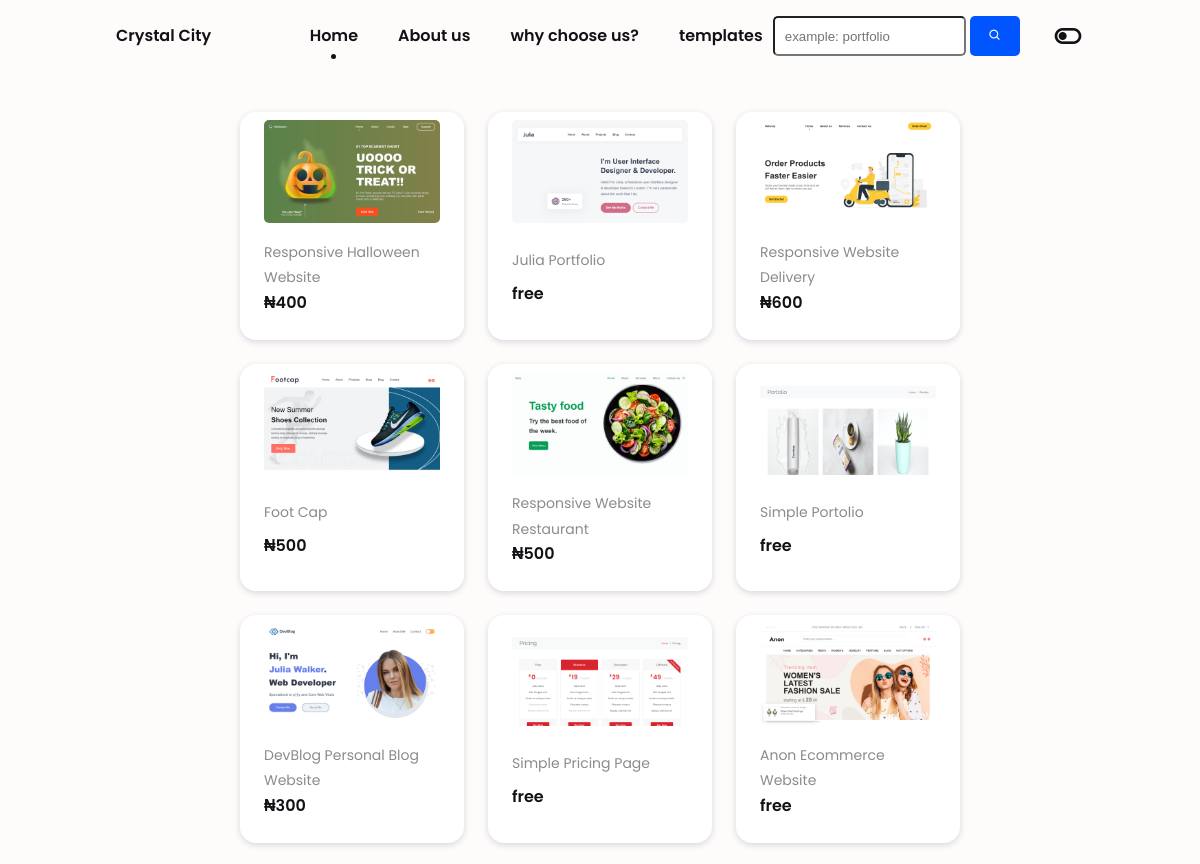
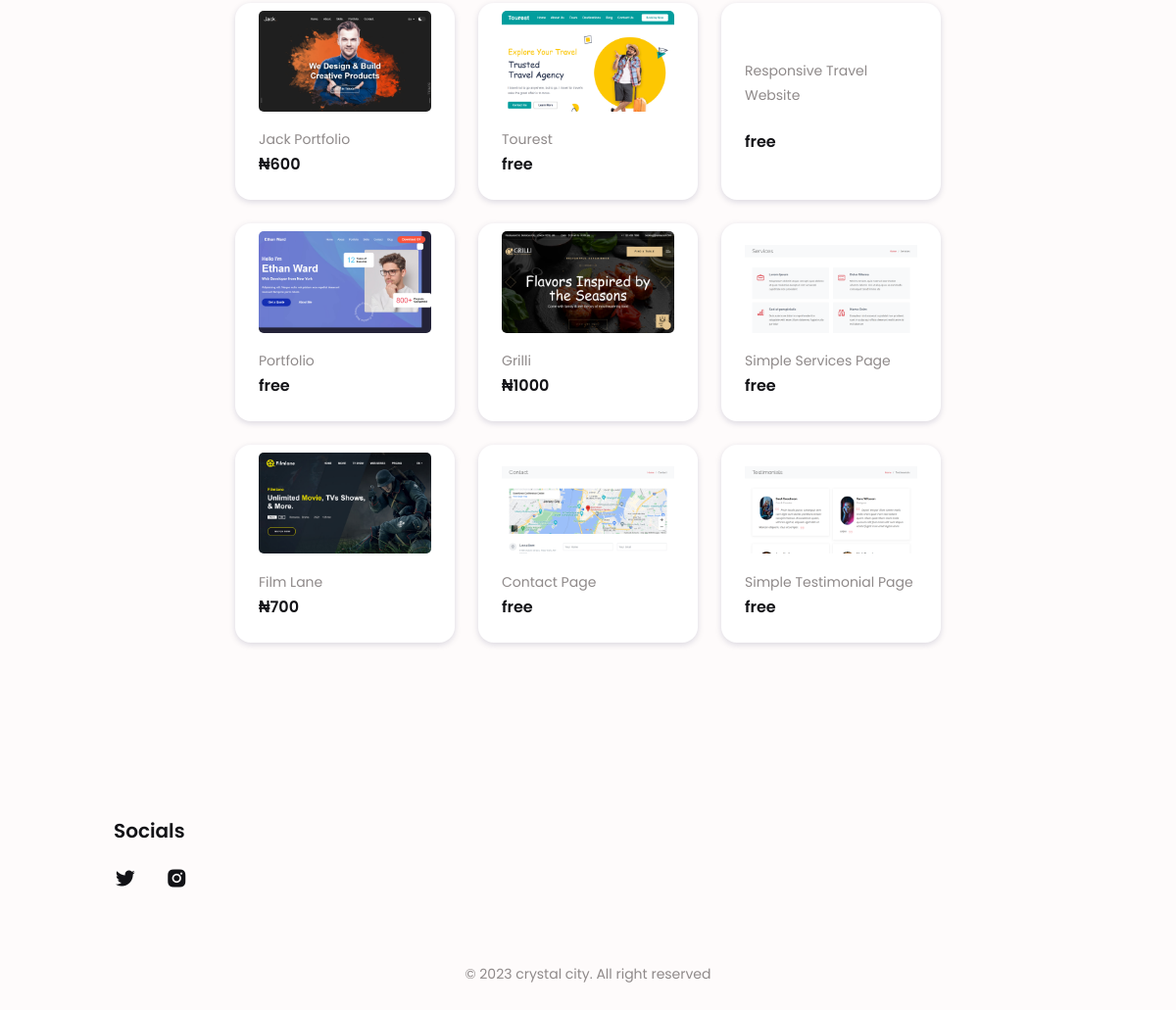
Before: /templates/ with the older database file (2 pictures, top to bottom).
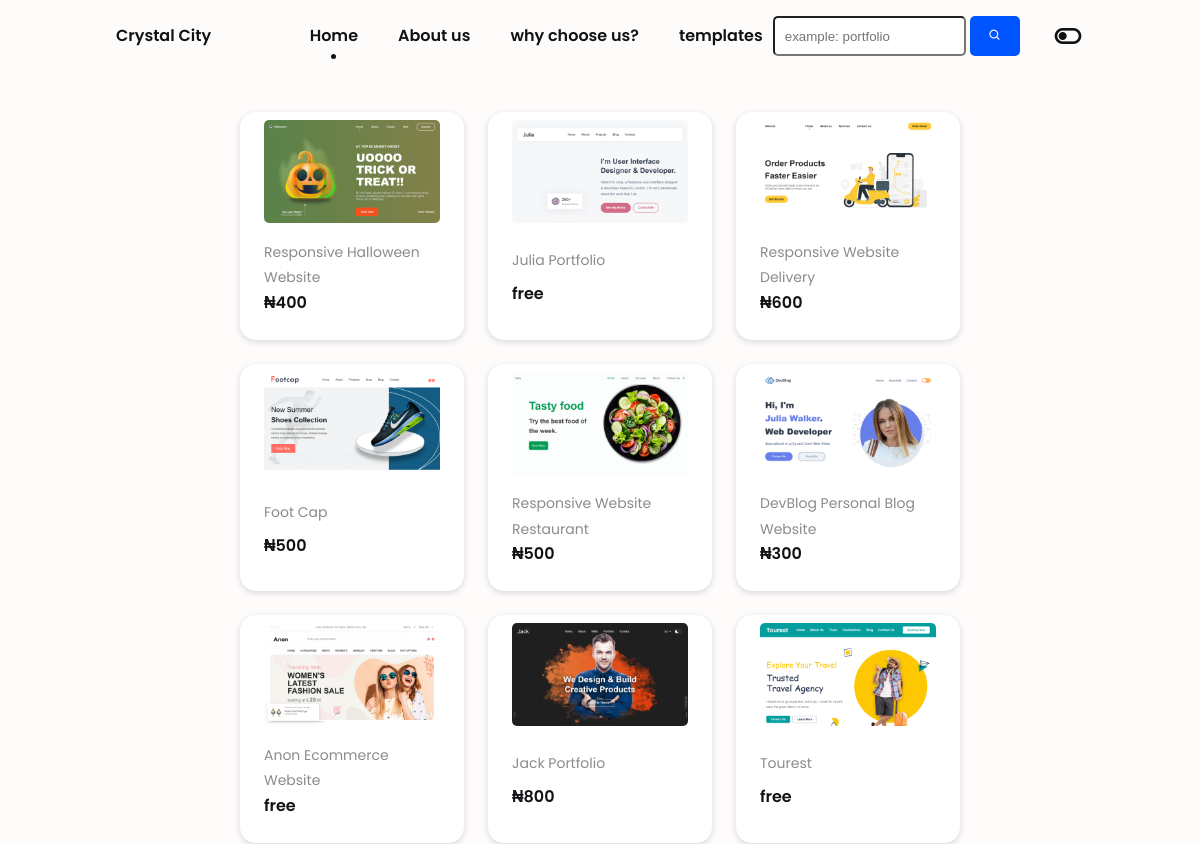
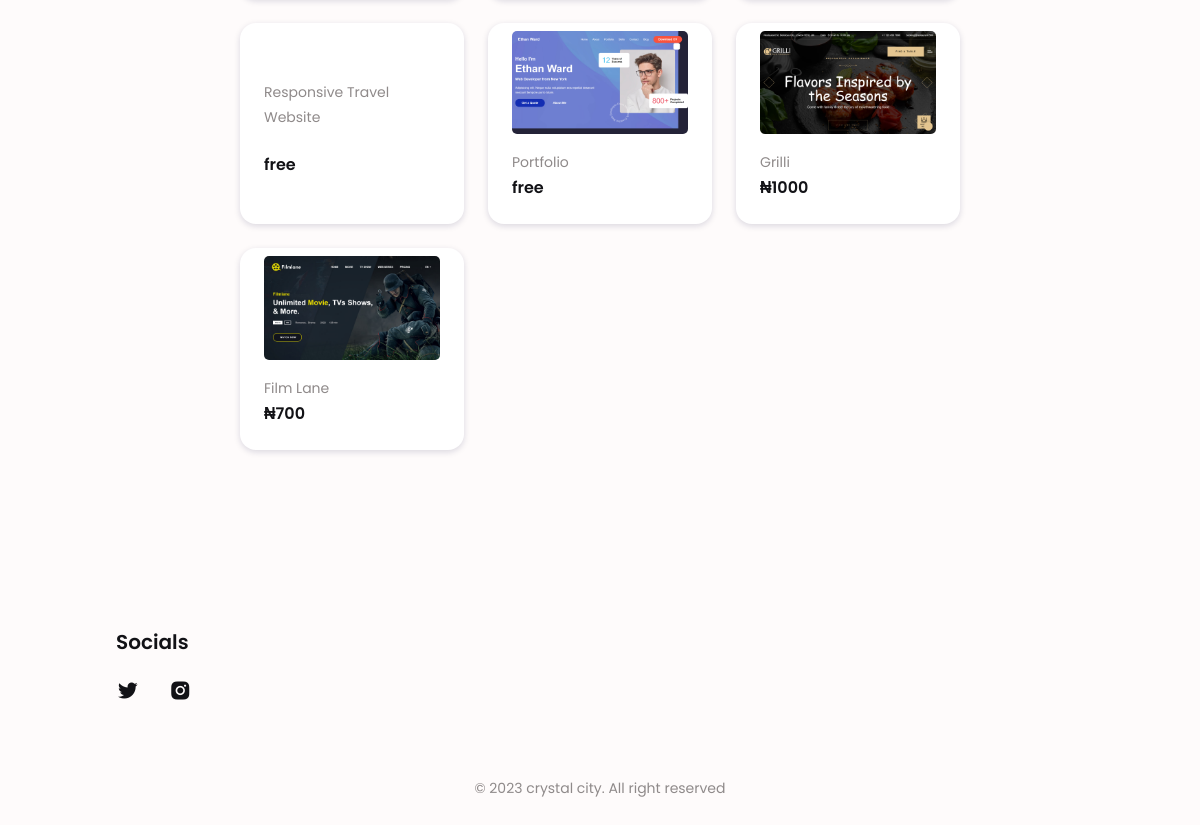
After: the same page with the newer database file (2 pictures, top to bottom).
### app/models.py (models this page shows, shortened)
class Post(models.Model):
    free = 'free'
    a200 = '200'
    a300 = '300'
    a400 = '400'
    a500 = '500'
    a600 = '600'
    a700 = '700'
    a800 = '800'
    a900 = '900'
    a1000 = '1000'
    amount = [
        (free, 'free'),
        (a200, '200'),
        (a300, '300'),
        (a400, '400'),
        (a500, '500'),
        (a600, '600'),
        (a700, '700'),
        (a800, '800'),
        (a900, '900'),
        (a1000, '1000'),
    ]
    title = models.CharField(max_length = 100, default='', blank=True)
    Image = models.ImageField(upload_to='image', default='', blank=True)
    folder = models.FileField(upload_to='folder', default='', blank=True)
    file = models.URLField(max_length=200, default='', blank=True)
    amount = models.CharField(max_length = 20,choices = amount, default = 'none')
    author = models.ForeignKey(User, on_delete=models.CASCADE, default="")
    date_posted = models.DateTimeField(default=timezone.now)

### app/views.py (the view)
# urls.py: path('templates/', views.PostListView.as_view(), name='home'),
class PostListView(ListView):
    model = Post
    template_name = 'home.html'
    context_object_name = 'posts'
    ordering = ['?']

### templates/home.html (shortened to what this page needs)
{% extends "base.html" %}
{% load static %}
{% block content %}
<section class="accessory section bd-container" id="accessory">
    <div class="accessory__container bd-grid">
        {% for post in posts %}
        <div class="accessory__content">
            <a href="{% url 'post-detail' post.id %}">
                <img src="{{ post.Image.url }}" alt="" class="accessory__img">
            </a>
            <a href="{% url 'post-detail' post.id %}"><span class="accessory__category">{{post.title}}</span></a>
            {% if post.amount == 'free' %}
            <span class="accessory__preci">{{post.amount}}</span>
            {% else %}
            <span class="accessory__preci">₦{{post.amount}}</span>
            {% endif %}
        </div>
        {% endfor %}
    </div>
</section>
{% endblock content %}

Changed rows visible on the page:
removed Post: Image (picture), title "Simple Portolio", amount "free"
removed Post: Image (picture), title "Simple Pricing Page", amount "free"
removed Post: Image (picture), title "Simple Services Page", amount "free"
removed Post: Image (picture), title "Contact Page", amount "free"
removed Post: Image (picture), title "Simple Testimonial Page", amount "free"
changed Post "Jack Portfolio": amount "600" → "800"
